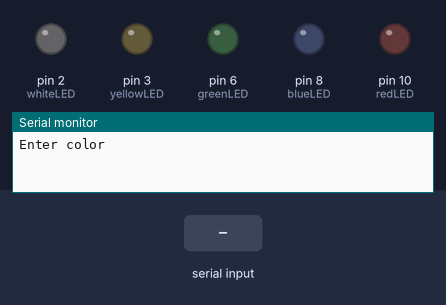
Bench run of a sketch on a simulated Arduino Uno, built with avr-gcc and run on an emulated ATmega328P. Shown: output pins drawn as LEDs (lit = HIGH), the last lines printed to the serial monitor. The inputs (shaded band) are chosen by the test bench.

Above: at 1.2 s.
1.3 s: "red\n" received over Serial
At 1.8 s:
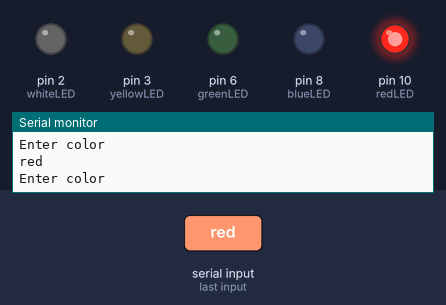
2.8 s: "blue\n" received over Serial
At 4.0 s:
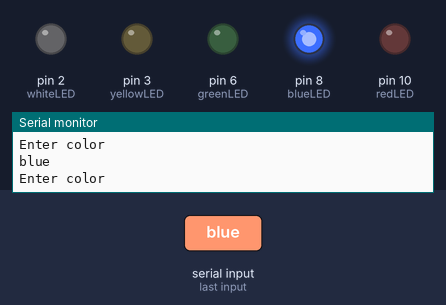
4.3 s: "green\n" received over Serial
At 5.4 s:
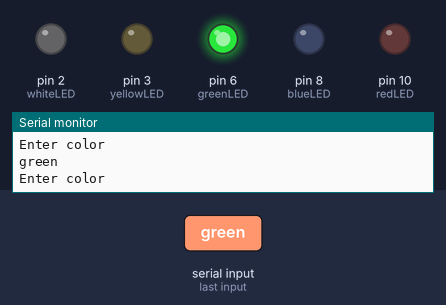
5.8 s: "yellow\n" received over Serial
At 6.5 s:
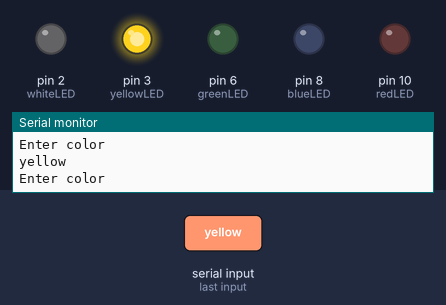
Timing chart, 0 to 8.3 s (numbered marks = the images above; inputs shaded):
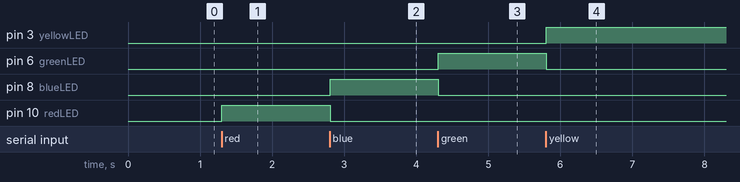

Measured:
- after the input at 1.3 s, pin 10 (redLED): LOW → HIGH at once
- after the input at 2.8 s, pin 8 (blueLED): LOW → HIGH at once; pin 10 (redLED): HIGH → LOW at once
- after the input at 4.3 s, pin 6 (greenLED): LOW → HIGH at once; pin 8 (blueLED): HIGH → LOW at once
- after the input at 5.8 s, pin 3 (yellowLED): LOW → HIGH at once; pin 6 (greenLED): HIGH → LOW at once

The sketch:

If_Statement_with_5_LEDs.ino
```cpp
int redLED = 10;
int blueLED = 8;
int greenLED =6;
int yellowLED = 3;
int whiteLED = 2;

String colorLED;

void setup() {
  // put your setup code here, to run once:
  pinMode(redLED, OUTPUT);
  pinMode(blueLED, OUTPUT);
  pinMode(greenLED, OUTPUT);
  pinMode(yellowLED, OUTPUT);
  pinMode(whiteLED, OUTPUT);
  Serial.begin(9600);
}

void loop() {
  // put your main code here, to run repeatedly:
  Serial.println("Enter color ");
  while(Serial.available() == 0){

  }

  colorLED = Serial.readStringUntil('\n');
  Serial.println(colorLED);
  if(colorLED == "red" || colorLED == "Red"){
    digitalWrite(redLED, HIGH);
    digitalWrite(blueLED, LOW);
    digitalWrite(greenLED, LOW);
    digitalWrite(yellowLED, LOW);
    digitalWrite(whiteLED, LOW);
  }
  if(colorLED == "blue" || colorLED == "Blue"){
    digitalWrite(redLED, LOW);
    digitalWrite(blueLED, HIGH);
    digitalWrite(greenLED, LOW);
    digitalWrite(yellowLED, LOW);
    digitalWrite(whiteLED, LOW);
  }
  if(colorLED == "green" || colorLED == "Green"){
    digitalWrite(redLED, LOW);
    digitalWrite(blueLED, LOW);
    digitalWrite(greenLED, HIGH);
    digitalWrite(yellowLED, LOW);
    digitalWrite(whiteLED, LOW);
  }
  if(colorLED == "yellow" || colorLED == "Yellow"){
    digitalWrite(redLED, LOW);
    digitalWrite(blueLED, LOW);
    digitalWrite(greenLED, LOW);
    digitalWrite(yellowLED, HIGH);
    digitalWrite(whiteLED, LOW);
  }
  if(colorLED == "white" || colorLED == "White"){
    digitalWrite(redLED, LOW);
    digitalWrite(blueLED, LOW);
    digitalWrite(greenLED, LOW);
    digitalWrite(yellowLED, LOW);
    digitalWrite(whiteLED, HIGH);
  }
  if(colorLED != "red" && colorLED != "Red" && colorLED != "blue" && colorLED != "Blue" && colorLED != "green" && colorLED != "Green" && colorLED != "yellow" && colorLED != "Yellow" && colorLED != "white" && colorLED != "White"){
    Serial.println("Color does not exist in this range.");
    digitalWrite(redLED, LOW);
    digitalWrite(blueLED, LOW);
    digitalWrite(greenLED, LOW);
    digitalWrite(yellowLED, LOW);
    digitalWrite(whiteLED, LOW);
  }
}
```
